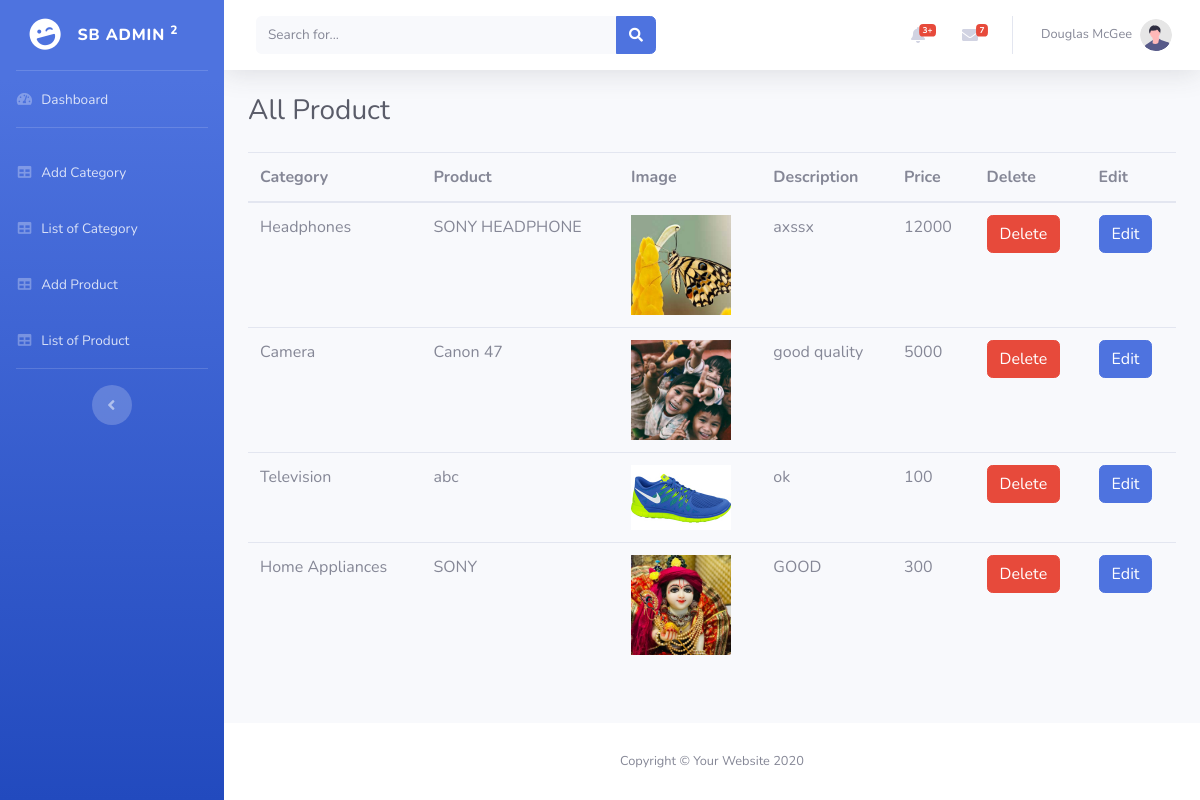
The app's page /admin/product.php with its own data.
### tables this page shows
CREATE TABLE `product` (
  `id` int(11) NOT NULL,
  `category_id` int(11) DEFAULT NULL,
  `name` varchar(100) NOT NULL,
  `image` varchar(100) NOT NULL,
  `price` varchar(100) NOT NULL,
  `description` text NOT NULL,
  `deleted_at` timestamp NULL DEFAULT current_timestamp() ON UPDATE current_timestamp()
);

CREATE TABLE `category` (
  `id` int(11) NOT NULL,
  `name` varchar(100) NOT NULL,
  `image` varchar(100) NOT NULL
);

### admin/product.php (the view, shortened to what this page needs)
<?php
$db = mysqli_connect("localhost", "root", "", "ecommerce");
$select = "SELECT product.name as pname , product.image , product.price , product.description, product.category_id ,category.name as cname , category.id FROM product INNER JOIN category ON category.id = product.category_id ";
$result = $db->query($select);
?>
<!DOCTYPE html>
<html lang="en">
<head>
    <link href="vendor/fontawesome-free/css/all.min.css" rel="stylesheet" type="text/css">
    <link href="css/sb-admin-2.min.css" rel="stylesheet">
</head>
<body id="page-top">
    <div id="wrapper">
        <?php include('inc/sidebar.php'); ?>
        <div id="content-wrapper" class="d-flex flex-column">
            <div id="content">
                <?php include('inc/topbar.php'); ?>
                <div class="container-fluid">
                    <h1 class="h3 mb-4 text-gray-800">All Product</h1>
                     <table class="table">
    <thead>
      <tr>
        <th>Category</th>
        <th>Product</th>
        <th>Image</th>
        <th>Description</th>
        <th>Price</th>
        <th>Delete</th>
        <th>Edit</th>
      </tr>
    </thead>
    <tbody>
      <tr>
        <?php while ($row = $result->fetch_assoc()) { ?>
            <td><?php echo $row['cname']; ?></td>
            <td><?php echo $row['pname']; ?></td>
            <td><img src="uploads/<?php echo $row['image']; ?>" width="100"></td>
            <td><?php echo $row['description']; ?></td>
            <td><?php echo $row['price']; ?></td>
            <td><a href="delete_product.php?id=<?php echo $row['id']; ?>" class="btn btn-danger">Delete</a></td>
            <td><a href="edit_product.php?id=<?php echo $row['id']; ?>" class="btn btn-primary">Edit</a></td>
        </tr>
        <?php } ?>
    </tbody>
  </table>
                </div>
            </div>
           <?php include('inc/footer.php'); ?>

### records on screen
product: category.name "Headphones", name "SONY HEADPHONE", image (picture), description "axssx", price "12000"
product: category.name "Camera", name "Canon 47", image (picture), description "good quality", price "5000"
product: category.name "Television", name "abc", image (picture), description "ok", price "100"
product: category.name "Home Appliances", name "SONY", image (picture), description "GOOD", price "300"
